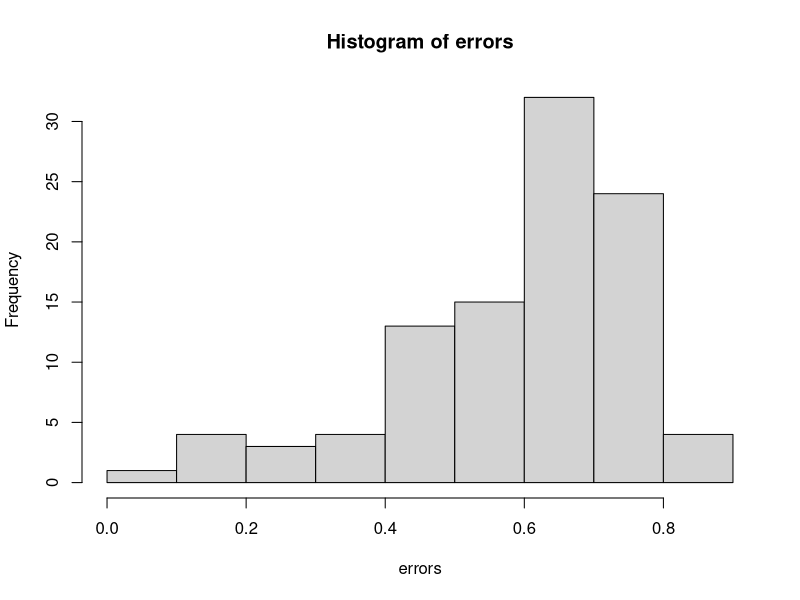

Write R code to recreate this figure. (Note: a time limit stopped this script after it produced the figure.)
#Libraries ----
library(dplyr)
library(ggplot2)
library(tidyr)
library(data.table)

#Options ----
options(scipen = 99)
population_sizes <- 10^(1:10)
groups <- 1:5
max_error <- c(10^(c(-5:-1)), 0.05)
subsample_size <- c(0.000001, 0.00001, 0.0001, 0.001, 0.01, 0.1, 1)
count <- c(10, 100, 10^3, 10^4, 10^5, 10^6) #Probably decrease the size here. 

#template df ----
data <- tibble(
    class_num = numeric(),
    subsample_size = numeric(),
    sample_count = numeric(),
    error = numeric()
)

#functions ----

finite_corrected_eq <- function(pop_size, uncorrected){
  round(pop_size * uncorrected / (uncorrected + pop_size - 1), 0)
} 

uncorrected_eq <- function(confidence = 0.95, groups = 1, expected_p = 0.5, max_error = 0.05){
  critical_val = qnorm(p=(1-confidence^(1/groups))/2) # The group root is a new thing here. 
  round(critical_val^2*expected_p*(1-expected_p)/max_error^2, 0)
}

boot_mean_error_class_num <- function(sample_subsample_size, sample_count, classes){
    #Disallow sample count to if(sample_count < sample_classes)
    #Disallow sample round(sample_subsample_size*sample_count, 0) < 1)
    #prob = c(0.5, 0.2, rep(0.3/8, 8)) if I add this to the first sample argument, we get a less conservative estimate, the errors go down. I think it is because you are less likely to mess up a skewed distribution than a uniform one. 
    
    b = 100 #Changing b doesn't do much, probably more accurate with larger number but this will save time while in dev mode.
    error <- numeric(length = b)
    
    for(n in 1:b){
        sample_classes <- classes    #Sample classes must be greater than 1 but less than 20
        particle_categories <- 1:sample_classes
        
        #Add gausian distribution to classes
        #values <- rnorm(n = length(particle_categories), mean = 10, sd = 1)
        #Or can swap for a poison distribution
        values <- rpois(n = length(particle_categories), lambda = 1) + 1
        weights <- values/sum(values)
        
        #Simulation
        particles <- sample(particle_categories, size = sample_count, prob = weights, replace = T) #could add weights to this so that 1 or two of them always have a big sway. But we dont know that for sure yet.
        
        subsetparticles <- sample(particles, size = sample_subsample_size)
        
        #Difference Metric
        error[n] <- as.data.frame(table(particles)/length(particles)) %>%
            dplyr::rename(subsetparticles = particles) %>%
            left_join(as.data.frame(table(subsetparticles)/length(subsetparticles)) %>%
                          dplyr::rename(Freq2 = Freq)) %>%
          dplyr::mutate(difference = Freq - Freq2) %>%
          dplyr::mutate(difference = ifelse(is.na(difference), Freq, difference)) %>% #This sets any classes which weren't accounted for from the original group to be completely unaccounted for. 
            pull(difference) %>%
            abs() %>%
            quantile(., c(0.95)) #this is the MAE or mean absolute error. Could also do mean here, might be a useful metric. Or RMSE or some other more commonly used metric.
        
    }
    
    error
}

boot_mean <- function(x, b = 100){
  
  value <- numeric(length = b)
  
  for(n in 1:b){
    value[n] <- mean(sample(x, b, replace = T), na.rm = T)
  }
  
  value
}

boot_mean_error <- function(sample_subsample_size, sample_count){
    #Disallow sample count to if(sample_count < sample_classes)
    #Disallow sample round(sample_subsample_size*sample_count, 0) < 1)
    #prob = c(0.5, 0.2, rep(0.3/8, 8)) if I add this to the first sample argument, we get a less conservative estimate, the errors go down. I think it is because you are less likely to mess up a skewed distribution than a uniform one. 
    
    b = 100 #Changing b doesn't do much, probably more accurate with larger number but this will save time while in dev mode.
    error <- numeric(length = b)
    
    for(n in 1:b){
        sample_classes <- sample(2:10, 1)    #Sample classes must be greater than 1 but less than 20
        particle_categories <- 1:sample_classes
        
        #Add gausian distribution to classes
        #values <- rnorm(n = length(particle_categories), mean = 10, sd = 1)
        #Or can swap for a poison distribution
        values <- rpois(n = length(particle_categories), lambda = 1) + 1
        weights <- values/sum(values)
        
        #Simulation
        particles <- sample(particle_categories, size = sample_count, prob = weights, replace = T) #could add weights to this so that 1 or two of them always have a big sway. But we dont know that for sure yet.
        
        subsetparticles <- sample(particles, size = sample_subsample_size)
        
        #Difference Metric
        error[n] <- as.data.frame(table(particles)/length(particles)) %>%
                    dplyr::rename(subsetparticles = particles) %>%
                    left_join(as.data.frame(table(subsetparticles)/length(subsetparticles)) %>%
                                  dplyr::rename(Freq2 = Freq)) %>%
                    dplyr::mutate(difference = Freq - Freq2) %>%
                    dplyr::mutate(difference = ifelse(is.na(difference), Freq, difference)) %>% #This sets any classes which weren't accounted for from the original group to be completely unaccounted for. 
                    pull(difference) %>%
                    abs() %>%
                    quantile(., c(0.95)) #this is the MAE or mean absolute error. Could also do mean here, might be a useful metric. Or RMSE or some other more commonly used metric.
                
    }
    
    error
}


#test single scenario----
errors <- boot_mean_error(sample_count = 10, sample_subsample_size = 1) #Just say we will set this to 20, that is really what can be reliably characterized, can do a quick lit search to figure out how people are reporting it.    

hist(errors)
quantile(errors, c(0.025, 0.5, 0.975))
mean(errors)

#Simulate all scenarios----
test_df <- expand.grid(subsample_size, count) %>%
    filter(Var1 * Var2 >= 1) %>% 
    mutate(num_particles = Var1*Var2) %>%
        rename(sample_count = Var2 , subsample_proportion = Var1) %>%
    as_tibble()

#Just polymer types
for(n in 1:nrow(test_df)){
    set.seed(37)
    test_df[n, "median_error"] <- quantile(
        boot_mean_error(sample_count = unlist(test_df[n,"sample_count"]), 
                        sample_subsample_size = unlist(test_df[n,"num_particles"])),
        c(0.95)
    )
}

#Polymers, colors, morphologies, and sizes
for(n in 1:nrow(test_df)){
    set.seed(38)
    print(n)
    test_df[n, "median_error_multiple"] <- quantile(
        c(
        quantile(
        boot_mean_error(sample_count = unlist(test_df[n,"sample_count"]), 
                        sample_subsample_size = unlist(test_df[n,"num_particles"])),
        c(0.95)
    ), 
    quantile(
        boot_mean_error(sample_count = unlist(test_df[n,"sample_count"]), 
                        sample_subsample_size = unlist(test_df[n,"num_particles"])),
        c(0.95)
    ), 
    quantile(
        boot_mean_error(sample_count = unlist(test_df[n,"sample_count"]), 
                        sample_subsample_size = unlist(test_df[n,"num_particles"])),
        c(0.95)
        ),
    quantile(
        boot_mean_error(sample_count = unlist(test_df[n,"sample_count"]), 
                        sample_subsample_size = unlist(test_df[n,"num_particles"])),
        c(0.95)
    )
    ),
    c(0.95)
    )
}

# Real Data Example ----

lake_data <- fread("datasets_SubsamplingDatasets/2_MPs_features.csv")

env_data_test <- function(lake_data, subsample_size) {
 
  full_results_shape <- lake_data |>
    group_by(sample_lake, shape) |>
    summarise(count = n()) |>
    ungroup() |>
    group_by(sample_lake) |>
    mutate(proportion = count/sum(count)) |>
    ungroup()
  
  full_results_color <- lake_data |>
    group_by(sample_lake, color) |>
    summarise(count = n()) |>
    ungroup() |>
    group_by(sample_lake) |>
    mutate(proportion = count/sum(count)) |>
    ungroup()
  
  results_subsampled <-  lake_data |>
    group_by(sample_lake) |>
    mutate(sample_particles = n()) |>
    filter(sample_particles > subsample_size) |>
    sample_n(size = subsample_size, replace = F) 
  
  results_subsampled_shape <-  results_subsampled |>
    group_by(sample_lake, shape) |>
    summarise(count = n()) |>
    ungroup() |>
    group_by(sample_lake) |>
    mutate(proportion = count/sum(count)) |>
    ungroup() |>
    left_join(full_results_shape, by = c("sample_lake", "shape")) |>
    mutate(error = abs(proportion.y - proportion.x)) |> 
    group_by(sample_lake) |>
    summarise(max_error = quantile(error, 0.95),
              sample_size = sum(count.y), 
              subsample_size = subsample_size, 
              max_prop = max(proportion.y)
    ) |>
    ungroup() 
  
  results_subsampled_color <-  results_subsampled |>
    group_by(sample_lake, color) |>
    summarise(count = n()) |>
    ungroup() |>
    group_by(sample_lake) |>
    mutate(proportion = count/sum(count)) |>
    ungroup() |>
    left_join(full_results_color, by = c("sample_lake", "color")) |>
    mutate(error = abs(proportion.y - proportion.x)) |> 
    group_by(sample_lake) |>
    summarise(max_error = quantile(error, 0.95),
              sample_size = sum(count.y), 
              subsample_size = subsample_size, 
              max_prop = max(proportion.y)
    ) |>
    ungroup() 
  
  joined_results <- bind_rows(results_subsampled_shape, results_subsampled_color) |>
    group_by(sample_lake) |>
    filter(max_error == max(max_error)) |>
    mutate(mathematic_sub_count = finite_corrected_eq(pop_size = sample_size, uncorrected = uncorrected_eq(max_error = max_error, 
                                                                                                           #expected_p = max_prop, 
                                                                                                           groups = 2)))


 bootsy <- boot_mean(joined_results$mathematic_sub_count) |>
   quantile(probs = c(0.025, 0.975)) 
 
 data.table(subsample_size = subsample_size, 
            mean = mean(joined_results$mathematic_sub_count, na.rm = T), 
            min = bootsy[1], 
            max = bootsy[2])
}

set.seed(100)
enviro_data <- lapply(seq(10, 200, by = 10), function(x){env_data_test(lake_data = lake_data, subsample_size = x)}) |>
  rbindlist()

# Equations ----

test_ungrouped <- expand.grid(population_sizes = population_sizes, max_error = max_error) %>%
  mutate(sample_size = finite_corrected_eq(pop_size = population_sizes, uncorrected = uncorrected_eq(max_error = max_error)))

test_grouped <- expand.grid(population_sizes = population_sizes, max_error = max_error) %>%
  mutate(sample_size = finite_corrected_eq(pop_size = population_sizes, uncorrected = uncorrected_eq(max_error = max_error, groups = 4)))


#Plots ----
ggplot() +
  geom_point(data = test_ungrouped %>% arrange(desc(max_error)), aes(x = population_sizes, y = sample_size, color = factor(max_error, levels = c(10^(c(-5:-1)), 0.05))), size = 10) +
  geom_point(data = test_grouped %>% arrange(desc(max_error)), aes(x = population_sizes, y = sample_size, color = factor(max_error, levels = c(10^(c(-5:-1)), 0.05))), size = 10, shape = 2) +
  scale_x_log10(breaks = unique(population_sizes)) +
  scale_y_log10(breaks = unique(population_sizes)) + 
  scale_color_viridis_d() +
  theme_dark(base_size = 10) +
  labs(color = "Error", x = "Sample Size", y = "Subsample Size") +
  coord_equal()

test_nopop_nogroup <- expand.grid(population_sizes = population_sizes, max_error = max_error) %>%
  mutate(sample_size = uncorrected_eq(max_error = max_error))

test_nopop <- expand.grid(population_sizes = population_sizes, max_error = max_error) %>%
  mutate(sample_size = uncorrected_eq(max_error = max_error, groups = 4))

ggplot() +
  geom_line(data = test_nopop %>% arrange(desc(max_error)), aes(x = max_error, y = sample_size), size = 2) +
  geom_line(data = test_nopop_nogroup %>% arrange(desc(max_error)), aes(x = max_error, y = sample_size), size = 2, color = "yellow") +
  scale_x_log10(breaks = unique(max_error)) +
  scale_y_log10(breaks = unique(population_sizes)) + 
  theme_dark(base_size = 20) +
  labs(x = "Error", y = "Sample Size") +
  coord_equal()


simulation_validation <- test_df %>%
  mutate(mathematic_sub_count = finite_corrected_eq(pop_size = sample_count, uncorrected = uncorrected_eq(max_error = median_error))) %>%
  mutate(mathematic_sub_count_grouped = finite_corrected_eq(pop_size = sample_count, uncorrected = uncorrected_eq(max_error = median_error_multiple, groups = 4)))

ggplot(simulation_validation) +
  geom_point(aes(x = num_particles, y = mathematic_sub_count), size = 4, alpha = 0.5) + 
  geom_point(aes(x = num_particles, y = mathematic_sub_count_grouped), size = 4, alpha = 0.5, color = "red") + 
  scale_x_log10(limits = c(10,150000)) + 
  scale_y_log10(limits = c(10,150000)) +
  geom_abline(slope=1, intercept = 0) +
  theme_dark(base_size = 20) +
  coord_equal() +
  labs(x = "Simulated Sample Counts", y = "Calculated Sample Counts")

#final recommendations for sample size and subsample size. ----
uncorrected_eq()
uncorrected_eq(max_error = 0.1)

#final recommendation for all group analysis at once.
uncorrected_eq(groups = 4)

#Number of papers to review 
finite_corrected_eq(pop_size = 1000, uncorrected = uncorrected_eq())

0.95^(1/3)

#Checking correspondence with simulations. 
finite_corrected_eq(pop_size = 100, uncorrected = uncorrected_eq(max_error = 0.3))
finite_corrected_eq(pop_size = 1000, uncorrected = uncorrected_eq(max_error = 0.1))
finite_corrected_eq(pop_size = 10000, uncorrected = uncorrected_eq(max_error = 0.03))
finite_corrected_eq(pop_size = 100000, uncorrected = uncorrected_eq(max_error = 0.01))
finite_corrected_eq(pop_size = 1000000, uncorrected = uncorrected_eq(max_error = 0.003))

#Checking correspondence with simulations. 
finite_corrected_eq(pop_size = 100, uncorrected = uncorrected_eq(max_error = 0.3, groups = 50))
finite_corrected_eq(pop_size = 1000, uncorrected = uncorrected_eq(max_error = 0.1, groups = 50))
finite_corrected_eq(pop_size = 10000, uncorrected = uncorrected_eq(max_error = 0.03, groups = 50))
finite_corrected_eq(pop_size = 100000, uncorrected = uncorrected_eq(max_error = 0.01, groups = 50))
finite_corrected_eq(pop_size = 1000000, uncorrected = uncorrected_eq(max_error = 0.003, groups = 50))
